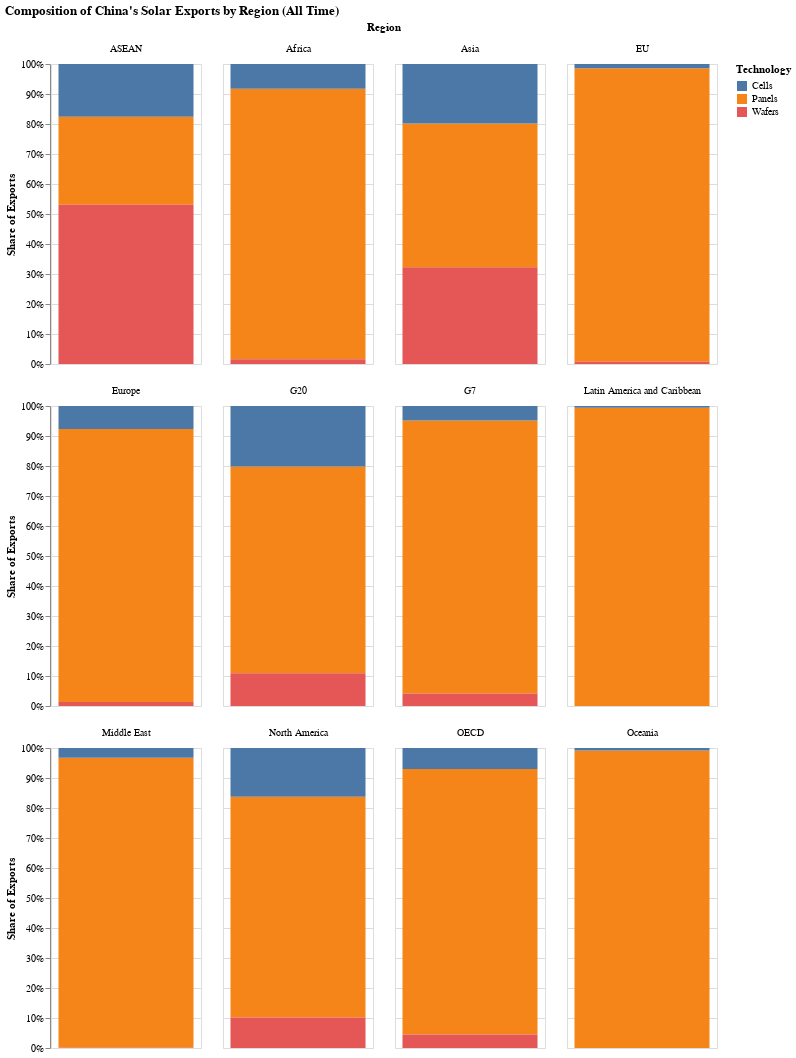

The cell this chart's notebook holds for it:
### Code cell
import altair as alt
import polars as pl

# 1. Load the data
df_regions_details = china_solar_exports_monthly("regions")

# 2. Create the faceted 100% stacked bar chart
wrapped_normalized_bar_chart = (
    alt.Chart(df_regions_details)
    .mark_bar()
    .encode(
        # CHANGE 1: We no longer need the X-axis encoding for the region.
        # The facet itself will handle separating the regions.
        
        # Y-axis: Sum of capacity, normalized to 100%
        y=alt.Y(
            "sum(Total Capacity (MW)):Q",
            title="Share of Exports",
            stack="normalize",  # This creates the 100% stack
            axis=alt.Axis(format="%") # Format the axis as percentage
        ),
        
        # Color: Technology type
        color=alt.Color(
            "Commodity type:N",
            title="Technology"
        ),

        # Tooltip: Show details
        tooltip=[
            "Region:N",
            "Commodity type:N",
            alt.Tooltip(
                "sum(Total Capacity (MW)):Q",
                title="Total Capacity (MW)",
                format=","
            )
        ],

        # CHANGE 2: Replace 'column' with 'facet' to enable wrapping
        facet=alt.Facet(
            "Region:N",
            columns=4  # <-- Set how many charts you want per row
        )
    )
    .properties(
        title="Composition of China's Solar Exports by Region (All Time)",
        # CHANGE 3: Adjust width/height for each individual chart in the grid
        width=150,
        height=300
    )
)

wrapped_normalized_bar_chart

### Figure 1 — Vega-Lite specification as saved in the notebook (floating-point values rounded to 4 significant figures; data arrays with more than 128 entries replaced by an {"elided": "..."} marker saying what was removed)
{"config": {"view": {"continuousWidth": 300, "continuousHeight": 300}}, "data": {"name": "data-8e80ab4b5abbf41a69cc1c85810e6622"}, "mark": {"type": "bar"}, "encoding": {"color": {"field": "Commodity type", "title": "Technology", "type": "nominal"}, "facet": {"columns": 4, "field": "Region", "type": "nominal"}, "tooltip": [{"field": "Region", "type": "nominal"}, {"field": "Commodity type", "type": "nominal"}, {"aggregate": "sum", "field": "Total Capacity (MW)", "format": ",", "title": "Total Capacity (MW)", "type": "quantitative"}], "y": {"aggregate": "sum", "axis": {"format": "%"}, "field": "Total Capacity (MW)", "stack": "normalize", "title": "Share of Exports", "type": "quantitative"}}, "height": 300, "title": "Composition of China's Solar Exports by Region (All Time)", "width": 150, "$schema": "https://vega.github.io/schema/vega-lite/v5.20.1.json", "datasets": {"data-8e80ab4b5abbf41a69cc1c85810e6622": {"elided": "2233 records"}}}
